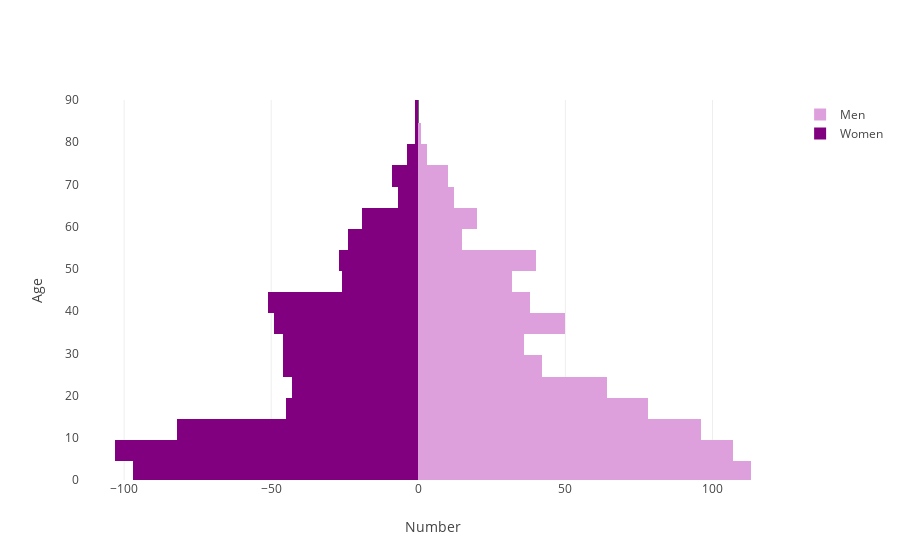

Write notebook code for a chart like this one.
### Code cell
#import plotly.plotly as py
import plotly.offline as py
import plotly.graph_objs as go
import pandas as pd
import numpy as np

Data = pd.read_csv('./Data/icrisat_agesex.csv')

layout = go.Layout(barmode='overlay',
                   yaxis=go.layout.YAxis(range=[0, 90], title='Age'),
                   xaxis=go.layout.XAxis(title='Number'))

bins = [go.Histogram(y=Data.query('sex=="M"')['age'],
                     orientation='h',
                     name='Men',
                     marker=dict(color='plum'),
                     hoverinfo='skip'
                    ),
        go.Histogram(y=Data.query('sex=="F"')['age'],
                     orientation='h',
                     name='Women',
                     marker=dict(color='purple'),
                     hoverinfo='skip',
                     x=-1 * np.ones(len(Data.query('sex=="F"'))),
                     histfunc="sum"
                     )
        ]

py.init_notebook_mode(connected=True)
py.iplot(dict(data=bins, layout=layout))

### Figure 1 — Plotly figure (JSON) as saved in the notebook; plotly's stock layout.template omitted (floating-point values rounded to 4 significant figures; data arrays with more than 128 entries replaced by an {"elided": "..."} marker saying what was removed)
{"data": [{"hoverinfo": "skip", "marker": {"color": "plum"}, "name": "Men", "orientation": "h", "type": "histogram", "uid": "862011da-6992-409a-9580-4e9f538c656e", "y": {"elided": "757 int values"}}, {"histfunc": "sum", "hoverinfo": "skip", "marker": {"color": "purple"}, "name": "Women", "orientation": "h", "type": "histogram", "uid": "ac110a16-01e9-483d-9d1f-1ed255b00e36", "x": {"elided": "681 int values"}, "y": {"elided": "681 int values"}}], "layout": {"barmode": "overlay", "xaxis": {"title": "Number"}, "yaxis": {"range": [0, 90], "title": "Age"}}}
